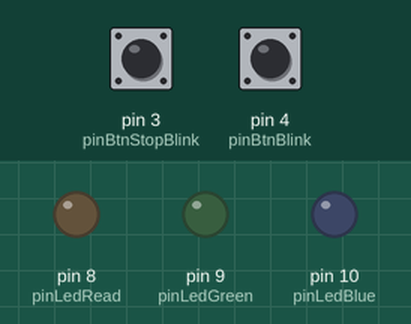
The sketch below on a simulated Arduino Uno, built with avr-gcc and run on an emulated ATmega328P. Shown: output pins drawn as LEDs (lit = HIGH). Inputs (shaded band) come from the test bench; at power-on: pin 4 (pinBtnBlink) HIGH, pin 3 (pinBtnStopBlink) HIGH.

Above: at 1.2 s.
1.3 s: pin 4 (pinBtnBlink) pulled LOW for 0.15 s
At 1.7 s:
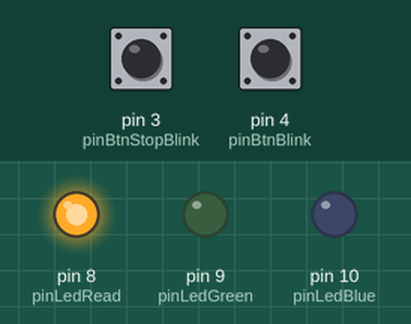
4.3 s: pin 3 (pinBtnStopBlink) pulled LOW for 3.2 s
At 6.1 s:
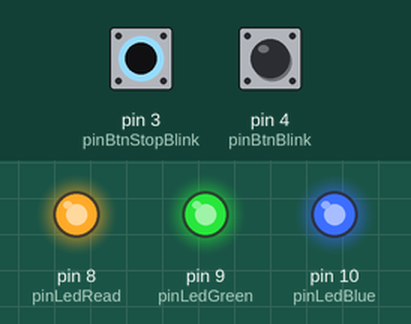
9.0 s: pin 4 (pinBtnBlink) pulled LOW for 1 s
At 9.4 s:
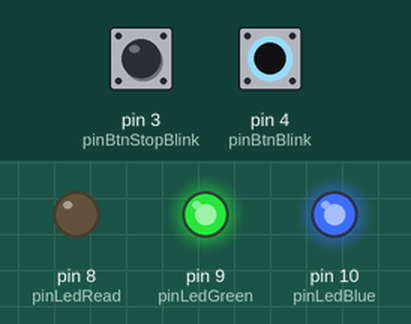
Timing chart, 0 to 19.0 s (numbered marks = the images above; inputs shaded):
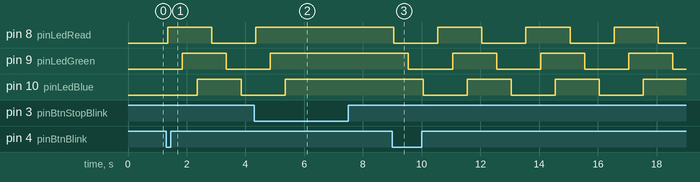

Measured:
- after the input at 1.3 s, pin 8 (pinLedRead): LOW → HIGH after 0.05 s, → LOW 1.5 s later; pin 9 (pinLedGreen): LOW → HIGH after 0.55 s, → LOW 1.5 s later; pin 10 (pinLedBlue): LOW → HIGH after 1.1 s, → LOW 1.5 s later
- after the input at 4.3 s, pin 8 (pinLedRead): goes on until 4.4 s, then stays HIGH; pin 9 (pinLedGreen): goes on until 4.9 s, then stays HIGH; pin 10 (pinLedBlue): goes on until 5.4 s, then stays HIGH
- after the input at 9.0 s, pin 8 (pinLedRead): alternates HIGH for 1.5 s and LOW for 1.5 s, starting after 0.05 s; pin 9 (pinLedGreen): alternates HIGH for 1.5 s and LOW for 1.5 s, starting after 0.55 s; pin 10 (pinLedBlue): alternates HIGH for 1.5 s and LOW for 1.5 s, starting after 1.1 s

The sketch:

debounce.ino
```cpp
#include <Arduino.h>

int pinLedRead = 8;
int pinLedGreen = 9;
int pinLedBlue = 10;

int pinBtnBlink = 4;
int pinBtnStopBlink = 3;

bool blink;

int lastStateBtnBlink = HIGH;
int lastStateBtnStopBlink = HIGH;

unsigned long debounceDelay = 50;
unsigned long lastDebounceTime = 0;

void blinkLed(int pin);

void setup() {
    pinMode(pinLedRead, OUTPUT);
    pinMode(pinLedGreen, OUTPUT);
    pinMode(pinLedBlue, OUTPUT);

    pinMode(pinBtnBlink, INPUT_PULLUP);
    pinMode(pinBtnStopBlink, INPUT_PULLUP);

}

void loop() {
    int readingBtnBlink = digitalRead(pinBtnBlink);
    int readingBtnStopBlink = digitalRead(pinBtnStopBlink);

    if (readingBtnBlink != lastStateBtnBlink || readingBtnStopBlink != lastStateBtnStopBlink) {
        lastDebounceTime = millis();
    }

    if ((millis() - lastDebounceTime) > debounceDelay) {
        if (readingBtnBlink == LOW) {
            blink = true;
        }
        if (readingBtnStopBlink == LOW) {
            blink = false;
        }
    }

    if (blink) {
        blinkLed(pinLedRead);
        blinkLed(pinLedGreen);
        blinkLed(pinLedBlue);
    }

    lastStateBtnBlink = readingBtnBlink;
    lastStateBtnStopBlink = readingBtnStopBlink;
}

void blinkLed(int pin) {
    int pinState = digitalRead(pin);
    if (pinState) {
        digitalWrite(pin, LOW);
    } else {
        digitalWrite(pin, HIGH);
    }
    delay(500);
}
```
